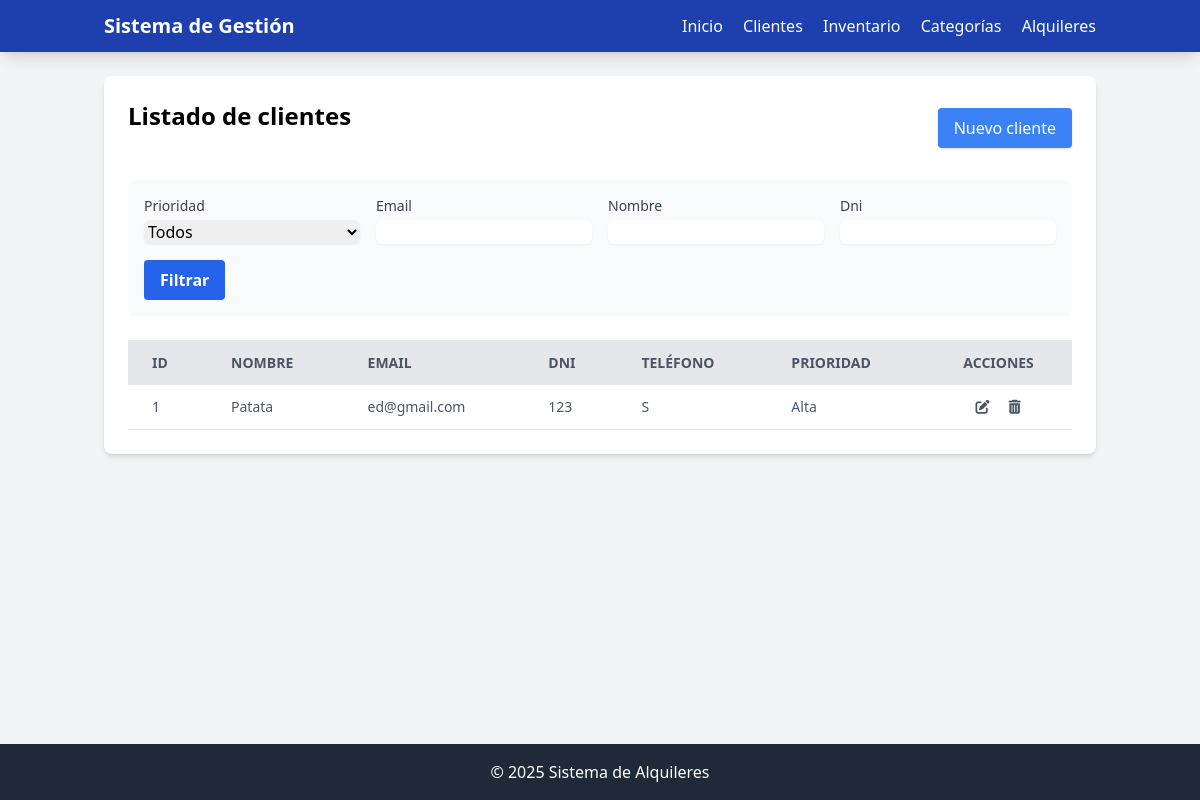
Screenshot of /clientes with the database file from the repository.
### app.py (models this page shows, shortened)
class Cliente(db.Model):
    id = db.Column(db.Integer, primary_key=True)
    nombre = db.Column(db.String(100), nullable=False)
    email = db.Column(db.String(200), nullable=False)
    dni = db.Column(db.String(100), nullable=False)
    telefono = db.Column(db.String(100), nullable=False)
    id_cliente = db.Column(db.Integer, db.ForeignKey('cliente.id'), nullable=True)  # Si es jerárquico
    nombre_cliente = db.relationship('Cliente', remote_side=[id], backref=db.backref('subclientes', lazy=True))
    prioridad = db.Column(db.String(100), nullable=False)

### app.py (the view, shortened to what this page needs)
@app.route('/clientes', methods=['GET', 'POST'])
def ver_clientes():
    clientes = Cliente.query.all()
    form = filtroCliente()
    query = Cliente.query
    clientes = query.all()
    return render_template('clientes.html', clientes=clientes,form=form)

### app.py
class filtroCliente(FlaskForm):
    prioridad = SelectField('Prioridad', choices=[
        ('', 'Todos'),
        ('Alta', 'Alta'),
        ('Media', 'Media'),
        ('Baja', 'Baja')
    ])
    email = StringField('Email')
    nombre = StringField('Nombre')
    DNI = StringField('Dni')
    submit = SubmitField('Filtrar')

### app.py (called while the page is built)
@app.context_processor
def utility_processor():
        def productos_por_categoria(categoria_id):
            return Inventario.query.filter_by(categoria_id=categoria_id).count()
        return dict(productos_por_categoria=productos_por_categoria)

### templates/clientes.html (shortened to what this page needs)
<!DOCTYPE html>
<html lang="es">
<head>
    <script src="https://cdn.tailwindcss.com"></script>
    <link rel="stylesheet" href="https://cdnjs.cloudflare.com/ajax/libs/font-awesome/6.0.0-beta3/css/all.min.css">
</head>
<body class="bg-gray-100 min-h-screen flex flex-col">
    <nav class="bg-blue-800 text-white shadow-lg">
        <div class="container mx-auto px-4 py-3">
            <div class="flex justify-between items-center">
                <a href="{{ url_for('inicio') }}" class="text-xl font-bold">Sistema de Gestión</a>
                <div class="space-x-4">
                    <a href="{{ url_for('inicio') }}" class="hover:text-blue-200">Inicio</a>
                    <a href="{{ url_for('ver_clientes') }}" class="hover:text-blue-200">Clientes</a>
                    <a href="{{ url_for('ver_inventario') }}" class="hover:text-blue-200">Inventario</a>
                    <a href="{{ url_for('ver_categorias') }}" class="hover:text-blue-200">Categorías</a>
                    <a href="{{ url_for('ver_alquileres') }}" class="hover:text-blue-200">Alquileres</a>
                </div>
            </div>
        </div>
    </nav>
    <main class="container mx-auto px-4 py-6 flex-grow">
        <div class="bg-white rounded-lg shadow-md p-6">
             <div class="flex justify-between items-center mb-6">
                <h1 class="text-2xl font-bold mb-6">Listado de clientes</h1>
                <button id="btn-open-cliente" class="bg-blue-500 hover:bg-blue-600 text-white font-medium py-2 px-4 rounded shadow transition duration-200">
                    Nuevo cliente
                </button>
            </div>
            <div class="mb-6">
                <form method="POST" class="bg-gray-50 p-4 rounded-md">
                    <div class="grid grid-cols-1 md:grid-cols-4 gap-4">
                        <div>
                            <label class="block text-sm font-medium text-gray-700 mb-1">{{ form.prioridad.label }}</label>
                            {{ form.prioridad(class="w-full rounded-md border-gray-300 shadow-sm focus:border-blue-500 focus:ring focus:ring-blue-500 focus:ring-opacity-50") }}
                        </div>
                        <div>
                            <label class="block text-sm font-medium text-gray-700 mb-1">{{ form.email.label }}</label>
                            {{ form.email(class="w-full rounded-md border-gray-300 shadow-sm focus:border-blue-500 focus:ring focus:ring-blue-500 focus:ring-opacity-50", oninput="this.form.submit()") }}
                        </div>
                        <div>
                            <label class="block text-sm font-medium text-gray-700 mb-1">{{ form.nombre.label }}</label>
                            {{ form.nombre(class="w-full rounded-md border-gray-300 shadow-sm focus:border-blue-500 focus:ring focus:ring-blue-500 focus:ring-opacity-50", oninput="this.form.submit()") }}
                        </div>
                        <div>
                            <label class="block text-sm font-medium text-gray-700 mb-1">{{ form.DNI.label }}</label>
                            {{ form.DNI(class="w-full rounded-md border-gray-300 shadow-sm focus:border-blue-500 focus:ring focus:ring-blue-500 focus:ring-opacity-50", oninput="this.form.submit()") }}
                        </div>
                        <div class="flex items-end">
                            {{ form.submit(class="bg-blue-600 hover:bg-blue-700 text-white font-bold py-2 px-4 rounded focus:outline-none focus:shadow-outline") }}
                        </div>
                    </div>
                </form>
            </div>
            <div class="overflow-x-auto">
                <table class="min-w-full bg-white">
                    <thead>
                        <tr class="bg-gray-200 text-gray-600 uppercase text-sm leading-normal">
                            <th class="py-3 px-6 text-left">ID</th>
                            <th class="py-3 px-6 text-left">Nombre</th>
                            <th class="py-3 px-6 text-left">Email</th>
                            <th class="py-3 px-6 text-left">DNI</th>
                            <th class="py-3 px-6 text-left">Teléfono</th>
                            <th class="py-3 px-6 text-left">Prioridad</th>
                            <th class="py-3 px-6 text-center">Acciones</th>
                        </tr>
                    </thead>
                    <tbody class="text-gray-600 text-sm font-light">
                        {% for cliente in clientes %}
                        <tr class="border-b border-gray-200 hover:bg-gray-100">
                            <td class="py-3 px-6 text-left whitespace-nowrap">{{ cliente.id }}</td>
                            <td class="py-3 px-6 text-left">{{ cliente.nombre }}</td>
                            <td class="py-3 px-6 text-left">{{ cliente.email }}</td>
                            <td class="py-3 px-6 text-left">{{ cliente.dni }}</td>
                            <td class="py-3 px-6 text-left">{{ cliente.telefono }}</td>
                            <td class="py-3 px-6 text-left">{{ cliente.prioridad }}</td>
                            <td class="py-3 px-6 text-center">
                                <div class="flex item-center justify-center">
                                    <button onclick="editar_cliente('{{ cliente.id }}', '{{ cliente.nombre }}', '{{ cliente.email }}', '{{ cliente.dni }}', '{{ cliente.telefono }}', '{{ cliente.id_cliente }}', '{{ cliente.prioridad }}')" class="w-4 mr-2 transform hover:text-blue-500 hover:scale-110">
                                        <i class="fas fa-edit"></i>
                                    </button>
                                    <form action="{{ url_for('eliminar_cliente', id=cliente.id) }}" method="POST" style="display:inline;">
                                        <button type="submit" class="w-4 ml-2 transform hover:text-red-500 hover:scale-110">
                                            <i class="fas fa-trash-alt"></i>
                                        </button>
                                    </form>
                                </div>
                            </td>
                        </tr>
                        {% endfor %}
                    </tbody>
                </table>
            </div>
        </div>
    </main>
{% include 'footer.html' %}
</body>
</html>

### rows the page displays
Cliente: id "1", nombre "Patata", email "ed@gmail.com", dni "123", telefono "S", prioridad "Alta"
